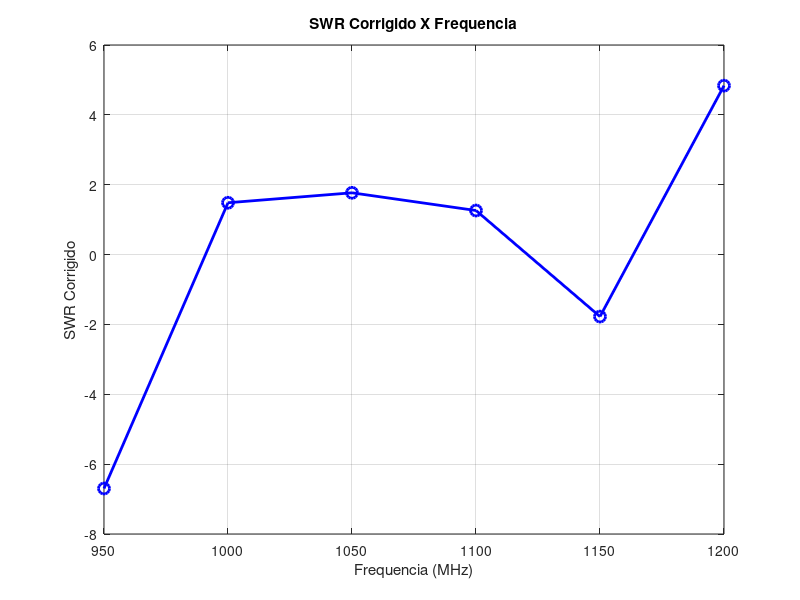

This chart was generated by the following MATLAB code:
% Frequencias em MHz
frequencias_MHz = [950, 1000, 1050, 1100, 1150, 1200];
frequencias_Hz = frequencias_MHz * 1e6; % Converte para Hz

% Dados convertidos para metros
min1 = [9.18, 17.82, 16.35, 15.04, 18.5, 13.29] * 1e-2; % Primeiro mínimo em metros
min2 = [25.01, 32.8, 30.76, 29.1, 30.63, 25.73] * 1e-2; % Segundo mínimo em metros
ld = [9.23, 8.89, 8.67, 8.51, 7.57, 7.8] * 1e-2;        % lamba (λΔ) em metros
delta_min = [12.19, 1.63, 2.2, 1.51, 10.05, 12.22] * 1e-2; % Diferença entre mínimos em metros

% Dados de Vmax e Vmin
Vmax = [150, 160, 150, 170, 115, 100] * 1e-3; % Converte mV para V
Vmin = [18, 34, 50, 64, 50, 50] * 1e-3;       % Converte mV para V

% Inicializa vetor de SWR corrigido
SWR_corrigido = zeros(1, length(frequencias_MHz));

% Calculo do SWR corrigido para cada frequencia
for k = 1:length(frequencias_MHz)
    l = delta_min(k); % Diferença entre mínimos
    lambda_z = ld(k); % Comprimento de onda corrigido

    % Fator de correção m
    m = -0.3 / log10(cos(pi * l / lambda_z));

    % SWR corrigido
    SWR_corrigido(k) = (Vmax(k) / Vmin(k))^(1 / m);
end

% Gera grafico de SWR corrigido em função da frequência
plot(frequencias_MHz, SWR_corrigido, 'o-b', 'LineWidth', 2, 'MarkerSize', 8);
xlabel('Frequencia (MHz)');
ylabel('SWR Corrigido');
title('SWR Corrigido X Frequencia');
grid on;
